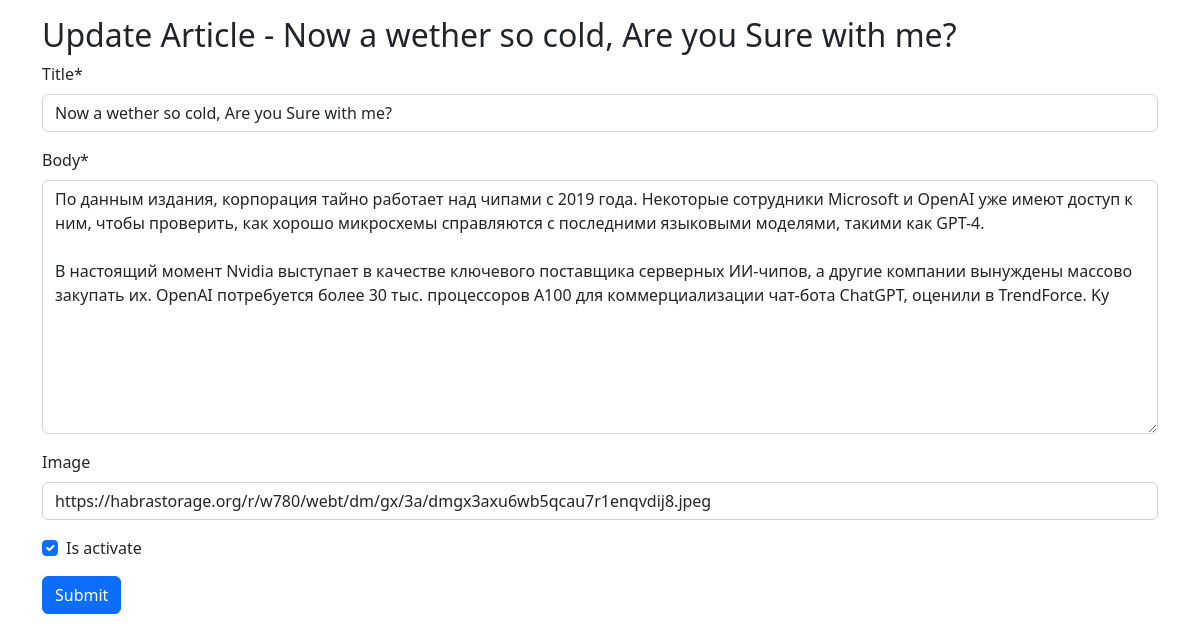
Page /article/1/update/ (signed in) on the committed database.
### news/models.py (models this page shows, shortened)
class Article(models.Model):
    author = models.ForeignKey(User, on_delete=models.CASCADE)
    title = models.CharField(max_length=150)
    body = models.TextField()
    image = models.URLField(null=True, blank=True)
    created_at = models.DateTimeField(auto_now_add=True)
    updated_at = models.DateTimeField(auto_now=True)
    is_activate = models.BooleanField(default=True)
    class Meta:
        verbose_name = 'Article'
        verbose_name_plural = 'Articles'

### news/views.py (the view)
# urls.py: path('article/<int:pk>/update/', article_update, name='article_update'),
def article_update(request, pk):
    user = request.user
    article = Article.objects.get(id=pk)
    if user == article.author:
        form = ArticleForm(instance=article)
        if request.method == 'POST':
            form = ArticleForm(instance=article, data=request.POST)
            if form.is_valid():
                form.save()
                return HttpResponse("OK")
            else:
                return render(request, 'news/update.html', {'form': form, 'article': article})
        else:
            return render(request, 'news/update.html', {'form': form, 'article': article})
    else:
        return HttpResponse('OK')

### news/forms.py
class ArticleForm(forms.ModelForm):
    class Meta:
        model = Article
        fields = ['title', 'body', 'image', 'is_activate']

### news/templates/news/update.html (shortened to what this page needs)
{% extends "news/base.html" %}
{% load crispy_forms_tags %}
{% block content %}
    <div class="container">
        <h2 class="mt-3">Update Article - {{ article.title }} </h2>
        <form id="article-form" action="{% url 'article_update' article.id %}" method="post">{% csrf_token %}
            {{ form|crispy }}
            <button id="submitButton" data-redirect="{% url 'article_detail' article.id %}" type="button"
                    class="btn btn-primary">Submit
            </button>
        </form>
    </div>
{% endblock content %}

### rows in the picture
Article: title "Now a wether so cold, Are you Sure with me?", body "По данным издания, корпорация тайно работает над чипами с 2019 года. Некоторые сотрудники Microsoft и OpenAI уже имеют доступ к ним, чтобы проверить, как хорошо микросхемы справляются с последними языковыми моделями, такими как GPT-4. В настоящий момент Nvidia выступает в качестве ключевого поставщика серверных ИИ-чипов, а другие компании вынуждены массово закупать их. OpenAI потребуется более 30 тыс. процессоров A100 для коммерциализации чат-бота ChatGPT, оценили в TrendForce. Ky", image "https://habrastorage.org/r/w780/webt/dm/gx/3a/dmgx3axu6wb5qcau7r1enqvdij8.jpeg", is_activate "☑"
